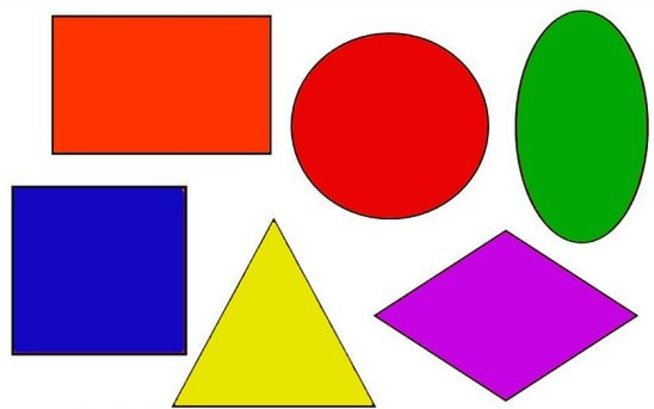
#> input picture shapes.jpg, 654 x 409 px
$ python main.py
#> lines starting #> are read from the running program, lines starting #| are printed output that depends on the picture; after the words box and inside, x2 and y2 are one past the last pixel; in counts of white or black regions, pixels touching at a corner belong together
import cv2

img = cv2.imread("./shapes.jpg")
#> img is the input picture: shape (409, 654, 3); mean B, G, R 145.4, 143, 192.4
cv2.imshow("Original", img)
cv2.waitKey(0)

gray = cv2.cvtColor(img, cv2.COLOR_RGB2GRAY)
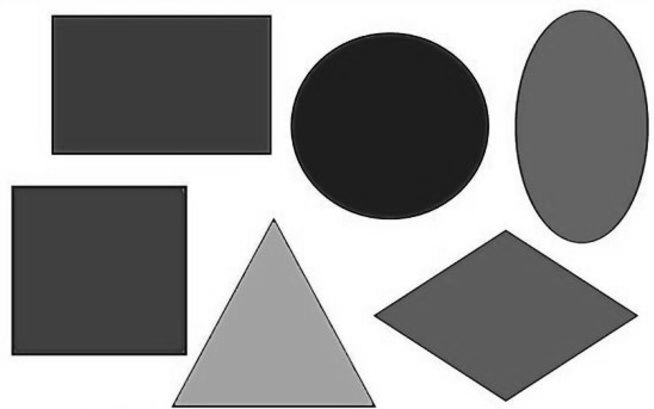
#> gray: shape (409, 654); min 1, max 255, mean 149.4
cv2.imshow("Gray", gray)
cv2.waitKey(0)

edges = cv2.Canny(gray, 50, 200)
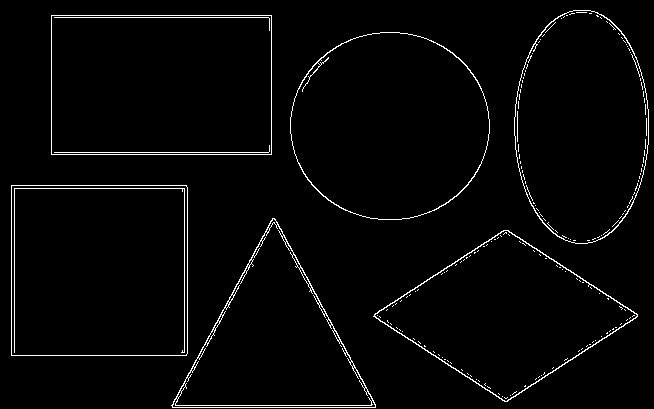
#> edges: shape (409, 654); 2.5% white in thin lines or dots
cv2.imshow("Edges", edges)
cv2.waitKey(0)

contours, hierarchy = cv2.findContours(
    edges.copy(), cv2.RETR_EXTERNAL, cv2.CHAIN_APPROX_NONE
)
#> contours = 6 contours; box (x1, y1, x2, y2) and area: (51, 15, 272, 155) 30580, (11, 185, 188, 356) 29917, (290, 32, 490, 220) 29314, (514, 10, 649, 244) 24678, (373, 230, 638, 402) 23106, (171, 218, 376, 408) 19728

for cnt in contours:
    # Парсим количество линий в контуре
    approx = cv2.approxPolyDP(cnt, 0.03 * cv2.arcLength(cnt, True), True)

    if len(approx) == 3:
        shape = "Triangle"
        M = cv2.moments(approx)
        cx = int(M["m10"] / M["m00"])
        cy = int(M["m01"] / M["m00"])

    elif len(approx) == 4:
        x, y, w, h = cv2.boundingRect(cnt)
        if abs(w - h) < 5:
            shape = "Square"
            M = cv2.moments(approx)
            cx = int(M["m10"] / M["m00"])
            cy = int(M["m01"] / M["m00"])
        else:
            shape = "Rectangle"
            M = cv2.moments(approx)
            cx = int(M["m10"] / M["m00"])
            cy = int(M["m01"] / M["m00"])

    elif len(approx) == 10:
        shape = "Star"
        M = cv2.moments(approx)
        cx = int(M["m10"] / M["m00"])
        cy = int(M["m01"] / M["m00"])

    elif len(approx) == 8:
        shape = "Circle"
        M = cv2.moments(approx)
        cx = int(M["m10"] / M["m00"])
        cy = int(M["m01"] / M["m00"])

    cv2.putText(
        img, shape, (cx - 30, cy), cv2.FONT_HERSHEY_SIMPLEX, 0.7, (0, 255, 0), 1
    )

    cv2.drawContours(img, cnt, -1, (0, 255, 0), 2)
#> this loop made 6 passes
#> (approx, x, y, w, h, shape, cx, cy) on passes 1, 3, 5: ([[503, 230], [373, 316], [507, 401], [637, 314]], 373, 230, 265, 172, 'Rectangle', 505, 315), ([[11, 185], [11, 355], [186, 355], [186, 185]], 11, 185, 177, 171, 'Rectangle', 98, 270), ([[51, 15], [51, 154], [271, 154], [271, 15]], 51, 15, 221, 140, 'Rectangle', 161, 84)
#> (approx, shape, cx, cy) on pass 2: ([[272, 218], [172, 407], [375, 407]], 'Triangle', 273, 344)
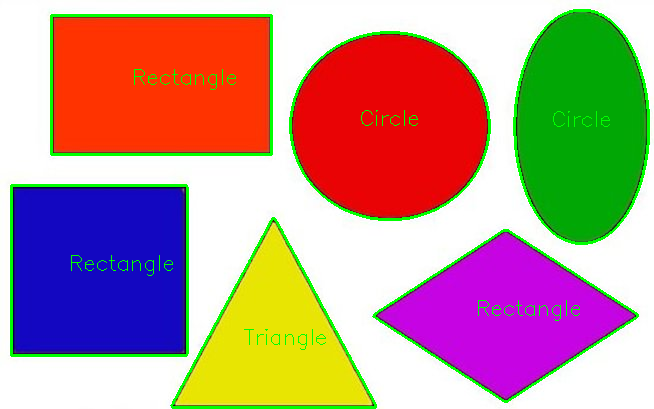
#> img: shape (409, 654, 3); 4.52% of pixels changed, all inside (x1, y1, x2, y2) = (10, 9, 650, 409)

cv2.imshow("cnt", img)
cv2.waitKey(0)
cv2.destroyAllWindows()
